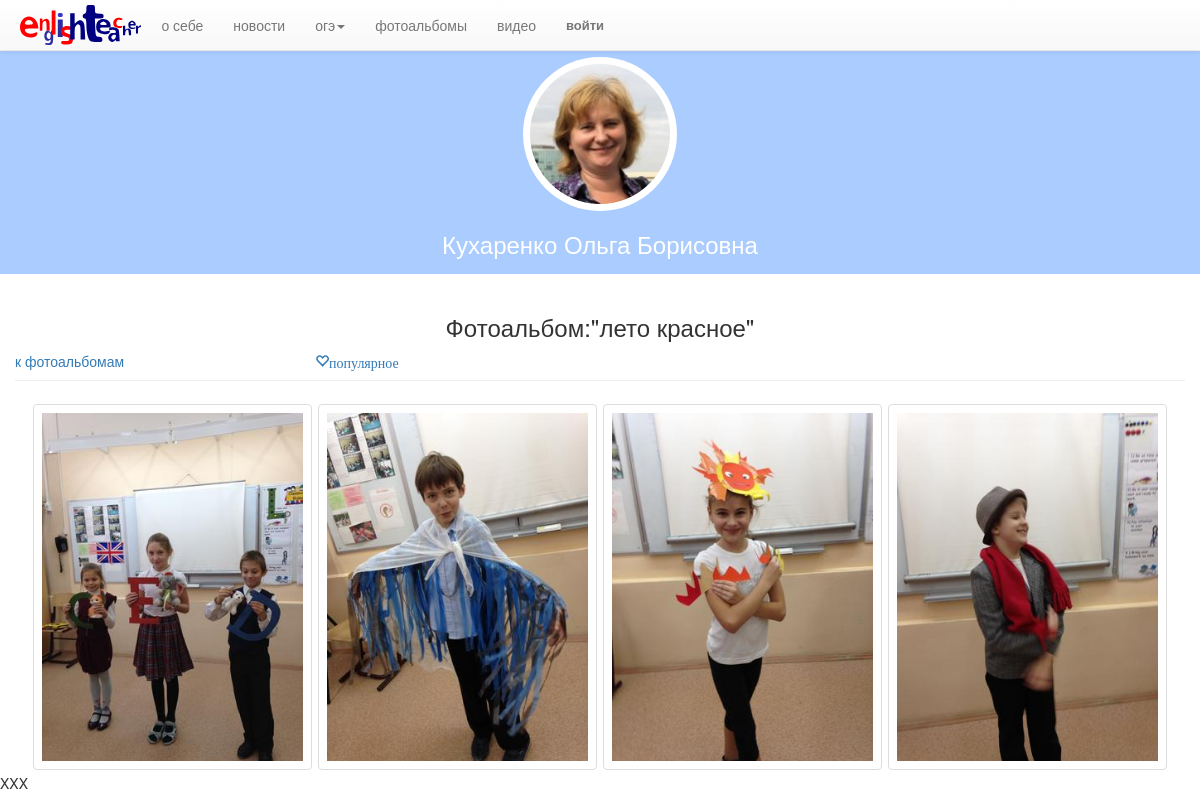
Screenshot of /foto/117/ with the database file from the repository.
### main/models.py (models this page shows)
class Album(models.Model):
	album = models.CharField(max_length=200,unique=True)
	album_date = models.DateField('album date')
	views = models.IntegerField(default=0)
	def __unicode__(self):
		return self.album

class Foto(models.Model):
	album = models.ForeignKey(Album,
		verbose_name = u'Выберите из списка или введите новое название:',
		on_delete=models.CASCADE)
	foto = models.ImageField(u'Выберите фотофайл',upload_to = 'fotos/thumbnails/%Y/%m/%d')
	foto_1x = models.ImageField(null=True,default=None,
		upload_to = 'fotos/thumbnails/%Y/%m/%d')
	foto_2x = models.ImageField(null=True,default=None,
		upload_to = 'fotos/thumbnails/%Y/%m/%d')
	foto_3x = models.ImageField(null=True,default=None,
		upload_to = 'fotos/thumbnails/%Y/%m/%d')
	published_date = models.DateField()
	likes = models.IntegerField(default=0)
	def __unicode__(self):
		return self.foto.name
	def save(self,*args,**kwargs):
		try:
			this_record=Foto.objects.get(id=self.id)
			if this_record.foto !=self.foto:
				this_record.foto.delete(save=False)
		except:
			pass
		super(Foto,self).save(*args,**kwargs)
	def delete(self,*args,**kwargs):
		self.foto.delete(save=False)
		self.foto_1x.delete(save=False)
		self.foto_2x.delete(save=False)
		self.foto_3x.delete(save=False)
		super(Foto,self).delete(*args,**kwargs)
	def foto_1x_2x_3x(self):
		print u'начало foto_1x_2x_3x'
		img=PIL.Image.open(self.foto.path)
		size=(((324,420),'_1x'),((648,840),'_2x'),((1296,1680),'_3x'))
		file_file=[]
		for item in size:
			foto_copy=img.copy()
			foto_copy.thumbnail(item[0], PIL.Image.ANTIALIAS)
			path=self.foto.path.replace('.jpeg',item[1]+'.jpeg')
			foto_copy.save(path)
			foto_copy_data=open(path,'r')
			file_file.append(File(foto_copy_data))
			os.remove(path)
		print 'ffile_file=',file_file
		self.foto_1x=file_file[0]
		self.foto_2x=file_file[1]
		self.foto_3x=file_file[2]

### main/views.py (the view)
# urls.py: url(r'^foto/(?P<album_id>[0-9]+)/$', my_views.foto_from_album, name='foto_from_album'),
def foto_from_album(request,album_id):
	album=Album.objects.get(id=album_id)
	foto_from_album = Foto.objects.filter(album_id = album_id)
	content= {'foto_from_album':foto_from_album,'album':album}
	return render (request, 'main/foto/foto_from_album.html', content)

### main/templates/main/foto/foto_from_album.html (shortened to what this page needs)
{% extends "main/foto/__foto_css_js.html" %}
{% block content %}
<div class="page-header">
	<h3 style = "text-align: center;">Фотоальбом:"{{album.album}}"</h3>
	<div class="row">
		<div class="col-sm-3"><a href="{% url 'main:fotoalbums' %}" title="к фотоальбомам"><span>к фотоальбомам</span></a></div>
		<div class="col-sm-3"><a href="{% url 'main:fotofavorite' %}" title="популярное"><span class="glyphicon glyphicon-heart-empty">популярное</span></a></div>
	</div>
</div>
<div class="container" id="foto">
	<div class="clearfix mosaicflow">
		{% for item in foto_from_album %}
		<div class="mosaicflow__item">
			<a class="fancyimage" data-fancybox-group="group" title="{{item.foto}}" href="{{item.foto_1x.url}}">
				<img src="{{item.foto_1x.url}}" srcset="{{item.foto_1x.url}} 1x,{{item.foto_2x.url}} 2x,{{item.foto_3x.url}} 3x," alt="{{item.foto}}">
			</a>
		</div>
		{% endfor %}
	</div>
</div>
{% endblock %}

### main/static/main/base-top-style.css (style rules this page uses)
* { box-sizing: border-box; -webkit-box-sizing: border-box; -moz-box-sizing: border-box; -ms-box-sizing: border-box; }

### main/static/main/mosaicflow.css (style rules this page uses)
.mosaicflow__item { padding:3px; }
.mosaicflow__item img { display:block; width:100%; height:auto; padding: 8px; background-color: #fff; border: 1px solid #ddd; border-radius: 4px; }

### rows the page displays
Album: album "лето красное"
Foto: foto_1x (picture)
Foto: foto_1x (picture)
Foto: foto_1x (picture)
Foto: foto_1x (picture)
